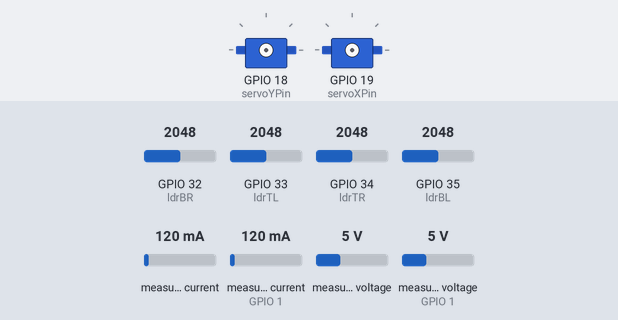
This sketch was run on a simulated ESP32. Parts: 2 × servo. The inputs (shaded band) are chosen by the test bench; at power-on: GPIO 33 (ldrTL) = 2048, GPIO 34 (ldrTR) = 2048, GPIO 32 (ldrBR) = 2048, GPIO 35 (ldrBL) = 2048, measured current 120 mA, measured current (sensor on GPIO 1) 120 mA, measured voltage 5 V, measured voltage (sensor on GPIO 1) 5 V. Nothing arrives over Bluetooth unless stated; what the sketch prints to the serial monitor is not drawn.

Above: at 3.2 s.
3.3 s: GPIO 33 (ldrTL) set to 2866
At 6.14 s:
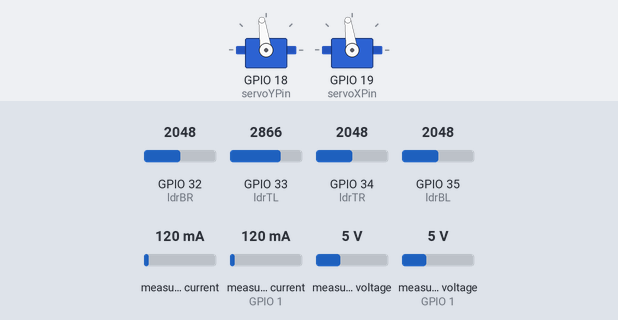
6.3 s: GPIO 34 (ldrTR) set to 2621
9.3 s: GPIO 34 (ldrTR) set to 2698
At 9.41 s:
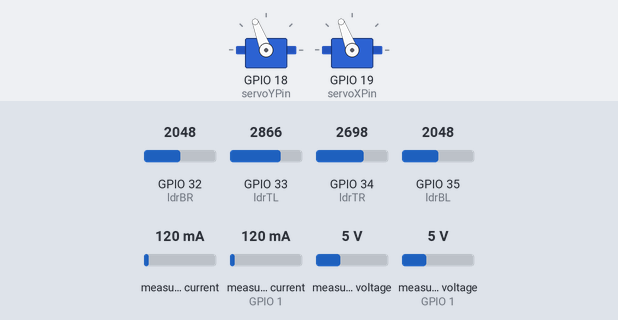
12.3 s: GPIO 32 (ldrBR) set to 2372
15.3 s: GPIO 32 (ldrBR) set to 2486
At 15.66 s:
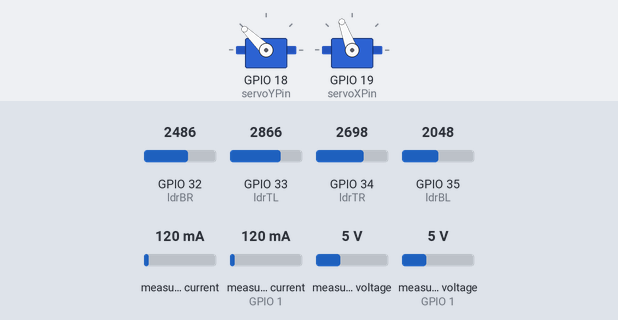
18.3 s: GPIO 33 (ldrTL) set to 1691
At 18.66 s:
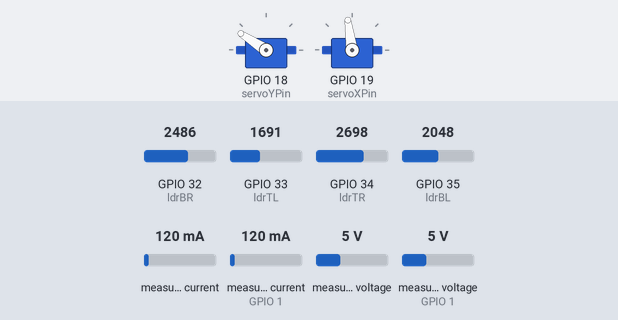
21.3 s: GPIO 33 (ldrTL) set to 1595
At 23.41 s:
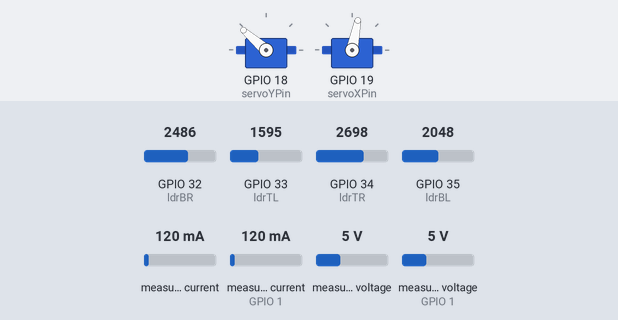
Timing chart, 0 to 30.0 s (numbered marks = the images above; inputs shaded):
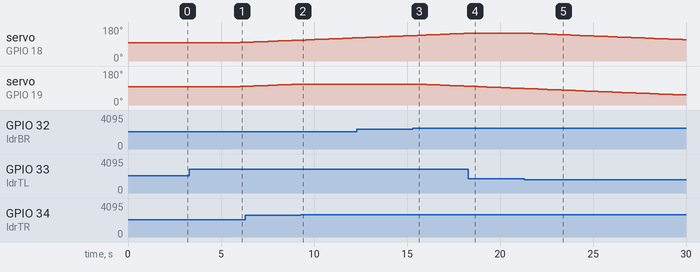

Measured:
- the behaviour switches between 2665 and 2666 on GPIO 34 (ldrTR) (found by bisection; images 1 and 2)
- the behaviour switches between 2417 and 2418 on GPIO 32 (ldrBR) (found by bisection; images 2 and 3)
- the behaviour switches between 1636 and 1635 on GPIO 33 (ldrTL) (found by bisection; images 4 and 5)
- after the input at 3.3 s, servo on GPIO 18 (servoYPin), servo on GPIO 19 (servoXPin): 96° → 98° after 2.7 s, → 99° 0.25 s later
- after the input at 9.3 s, servo on GPIO 19 (servoXPin): stays 111° (without the input it goes to 112° after 0.24 s)
- after the input at 15.3 s, servo on GPIO 19 (servoXPin): moves from 111° to 99° over 2.7 s, starting after 0.24 s
- after the input at 18.3 s, servo on GPIO 18 (servoYPin): stays 147° (without the input it goes to 148° after 0.24 s)
- after the input at 21.3 s, servo on GPIO 18 (servoYPin): moves from 147° to 113° over 8.3 s, starting after 0.24 s

The sketch:

Final_Year_Project_Dual_Axis_Sun_Tracking_Solar_Panel.ino
```cpp
/*
Final Year Project for BEng(Hons) in Sustainable Energy and Environmental Engineering.

This code takes in power output data for both a dual-axis sun-tracking solar panel and
a static solar panel simultaneously. 4x LDRs are used to measure the direction of highest
light intensity, and 2x servo motors are used to move the dual-axis solar panel. Data is
transmitted via Bluetooth communication.

Features:
  - Dual-axis sun tracking
  - ESP32 control
  - LDR sensing
  - Servo motor positioning
  - Bluetooth telemetry
  - Power monitoring

Written by Nathan McKee on 02/Apr/2026
*/

#include <ESP32Servo.h>        // For Servos
#include <Wire.h>              // Enables I2C Communication
#include <Adafruit_INA219.h>   // For Current Sensors
#include "BluetoothSerial.h"   // For Bluetooth Communication

// Define two INA219 Current Sensors with different addresses
Adafruit_INA219 ina219_1(0x40); // Static Panel (Black Wires)
Adafruit_INA219 ina219_2(0x41); // Tracked Panel (Blue Wires)

// Define Bluetooth
BluetoothSerial SerialBT;

// Analog pins for LDRs
const int ldrTR = 34;
const int ldrBL = 35;
const int ldrBR = 32;
const int ldrTL = 33;

// Variables for average LDR values so that they can be printed for debugging
float topAvg = 0;
float bottomAvg = 0;
float leftAvg = 0;
float rightAvg = 0;

// Variables to hold these values (later printed for debugging)
float diff_LR = 0;
float diff_UD = 0;

// Servo pins
const int servoXPin = 19; // Left & Right
const int servoYPin = 18; // Up & Down

// Define Servos
Servo servoX;
Servo servoY;

// Initial servo angles
int angleX = 90;
int angleY = 90;

// Tuning parameters
const int threshold = 100;  // Sensitivity threshold
const int stepSize  = 1;    // How much to move per adjustment
const int minAngleX = 0;    // Facing towards ServoX wires
const int maxAngleX = 180;  // Facing away from ServoX wires
const int minAngleY = 40;   // Facing downwards (angled)
const int maxAngleY = 150;  // Facing upwards (directly)

// Time intervals for "void loop()"
const unsigned long SERVO_INTERVAL = 250;   // ms
const unsigned long LOG_INTERVAL   = 1000;  // ms
unsigned long lastServoUpdate = 0;
unsigned long lastLogTime = 0;

// Needed for headers to consistently print
bool headerSent = false;

// Values that determine if servos are safe to attach
bool servosEnabled = false;
unsigned long servoEnableTime = 0;

// LDR Values
int TL_val = 0;
int TR_val = 0;
int BL_val = 0;
int BR_val = 0;

void setup() {

  Serial.begin(115200);

  // Bluetooth Connection Troubleshoot
  if (!SerialBT.begin("ESP32_Solar")) {
    Serial.println("Bluetooth failed to start!");
  } else {
    Serial.println("Bluetooth started. Device is discoverable.");
  }

  // Let ESP32 connect to PuTTY
  delay(2000);

  // Initialise INA219 Current Sensors + Debugging Messages
  if (!ina219_1.begin()) {
  Serial.println("INA219_1 not found");
  }
  if (!ina219_2.begin()) {
  Serial.println("INA219_2 not found");
  }

  // Calibrate Current Sensors
  ina219_1.setCalibration_16V_400mA();
  ina219_2.setCalibration_16V_400mA();

  // Keep servo pins OFF until they're ready (filters noise)
  pinMode(servoXPin, OUTPUT);
  pinMode(servoYPin, OUTPUT);
  digitalWrite(servoXPin, LOW);
  digitalWrite(servoYPin, LOW);

  // Servos are enabled 3 seconds after they attach
  servoEnableTime = millis() + 3000;
}

void loop() {
  unsigned long current_time = millis();

  // IF the servos are NOT enabled yet
  // AND the current time is later than the safety time
  // THEN do the servo setup
  if (!servosEnabled && current_time > servoEnableTime) {
  servoY.attach(servoYPin);
  delay(500);
  servoX.attach(servoXPin);

  // Initialise servo angles
  // Delays to avoid current spikes
  servoY.write(angleY);
  delay(250);
  servoX.write(angleX);
  delay(250);

  // servos are now active so don’t run this part again
  servosEnabled = true;
  }

  // Table Headings Print Only When Connected to Laptop
  if (SerialBT.hasClient() && !headerSent) {
    SerialBT.println("Measuring voltage and current with INA219 ...");
    SerialBT.println(",Static Panel,,,,,Tracked Panel");
    SerialBT.println("Time (s),Bus Voltage (V),Shunt Voltage (mV),Load Voltage (V),Current (mA),Power (mW),Bus Voltage (V),Shunt Voltage (mV),Load Voltage (V),Current (mA),Power (mW),angleX,angleY,ldrTL,ldrTR,ldrBL,ldrBR,diff_LR,diff_UD");
    headerSent = true;
  }

  // ===== SERVO CONTROL =====
  if (current_time - lastServoUpdate >= SERVO_INTERVAL) {
  lastServoUpdate = current_time;

  // Read LDRs
  TL_val = analogRead(ldrTL);
  TR_val = analogRead(ldrTR);
  BL_val = analogRead(ldrBL);
  BR_val = analogRead(ldrBR);

  // Calculate LDR cardinal direction averages
  topAvg = (TL_val + TR_val) / 2;
  bottomAvg = (BL_val + BR_val) / 2;
  leftAvg = (TL_val + BL_val) / 2;
  rightAvg = (TR_val + BR_val) / 2;

  // Values to print for debugging
  diff_LR = abs(leftAvg - rightAvg);
  diff_UD = abs(topAvg - bottomAvg);

  // Vertical adjustment (Servo Y)
  if (abs(topAvg - bottomAvg) > threshold) {
    if (topAvg > bottomAvg) {
      angleY = constrain(angleY + stepSize, minAngleY, maxAngleY);
    } else {
      angleY = constrain(angleY - stepSize, minAngleY, maxAngleY);
    }
    servoY.write(angleY);
  }

  // Horizontal adjustment (Servo X)
  if (abs(leftAvg - rightAvg) > threshold) {
    if (leftAvg > rightAvg) {
      angleX = constrain(angleX + stepSize, minAngleX, maxAngleX);
    } else {
      angleX = constrain(angleX - stepSize, minAngleX, maxAngleX);
    }
    servoX.write(angleX);
  }
  }
  // ===== SERVO CONTROL (END) =====

  // ===== DATA LOGGING =====
  if (current_time - lastLogTime >= LOG_INTERVAL) {
  lastLogTime = current_time;

  // Values for Static Panel
  float shuntvoltage_1 = ina219_1.getShuntVoltage_mV();
  float busvoltage_1 = ina219_1.getBusVoltage_V();
  float current_mA_1 = ina219_1.getCurrent_mA();
  float power_mW_1 = ina219_1.getPower_mW();
  float loadvoltage_1 = busvoltage_1 + (shuntvoltage_1 / 1000);

  // Values for Tracked Panel
  float shuntvoltage_2 = ina219_2.getShuntVoltage_mV();
  float busvoltage_2 = ina219_2.getBusVoltage_V();
  float current_mA_2 = ina219_2.getCurrent_mA();
  float power_mW_2 = ina219_2.getPower_mW();
  float loadvoltage_2 = busvoltage_2 + (shuntvoltage_2 / 1000);

  float time_s = current_time / 1000;

  // Smooth out noise so graphs look cleaner (Keep an eye on this)
  if (abs(current_mA_1) < 0.2) current_mA_1 = 0;
  if (busvoltage_1 < 0.01) busvoltage_1 = 0;

  if (abs(current_mA_2) < 0.2) current_mA_2 = 0;
  if (busvoltage_2 < 0.01) busvoltage_2 = 0;

  // Print Values to PuTTY
  SerialBT.printf(
    "%.2f,%.3f,%.3f,%.3f,%.3f,%.3f,%.3f,%.3f,%.3f,%.3f,%.3f,%d,%d,%d,%d,%d,%d,%.3f,%.3f\r\n",
    time_s,
    busvoltage_1,
    shuntvoltage_1,
    loadvoltage_1,
    current_mA_1,
    power_mW_1,
    busvoltage_2,
    shuntvoltage_2,
    loadvoltage_2,
    current_mA_2,
    power_mW_2,
    angleX,
    angleY,
    TL_val,         // LDR Values for Debugging
    TR_val,         // LDR Values for Debugging
    BL_val,         // LDR Values for Debugging
    BR_val,         // LDR Values for Debugging
    diff_LR,        // LDR Diff Values for Debugging
    diff_UD         // LDR Diff Values for Debugging
  );
  }
    // ===== DATA LOGGING (END) =====
}
```
